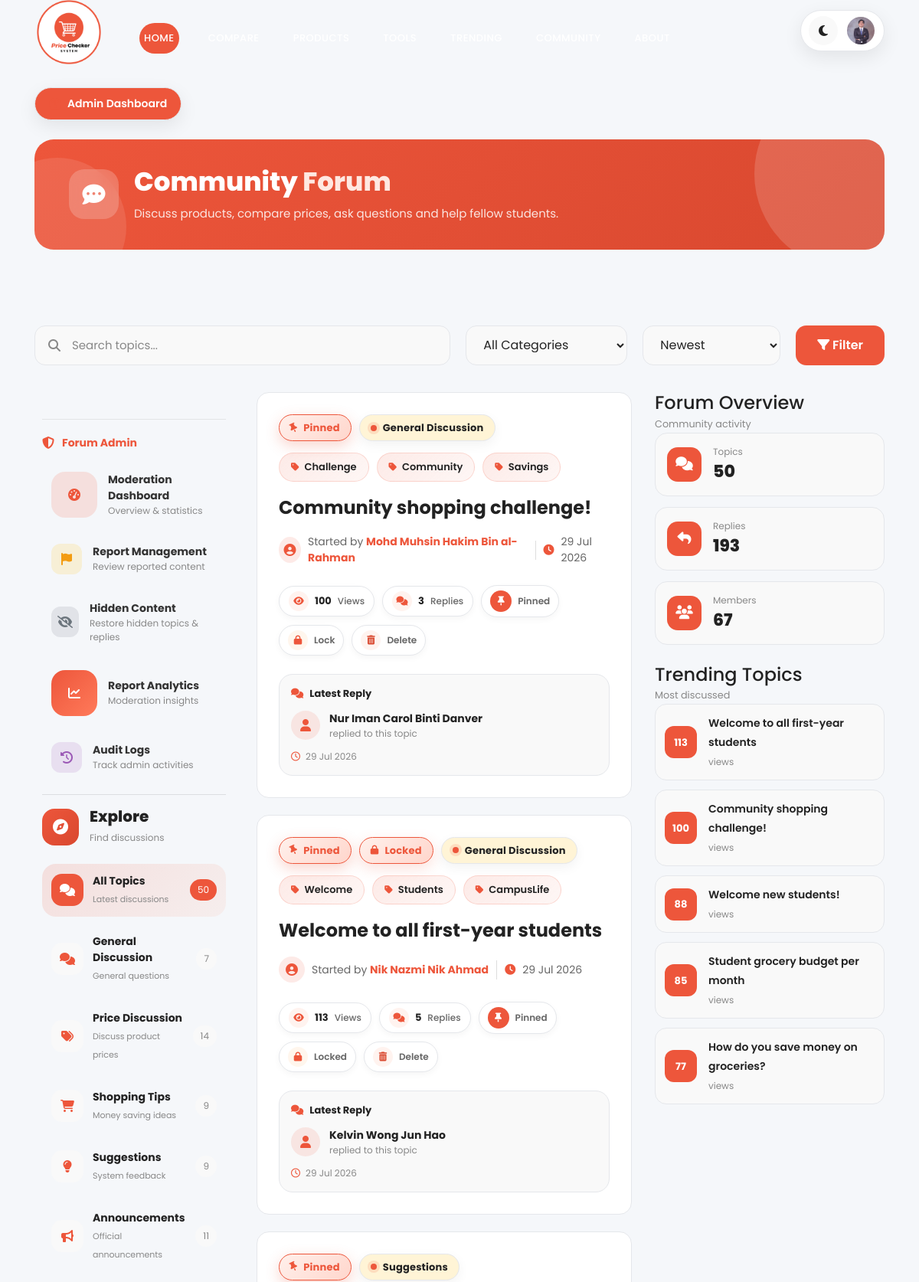
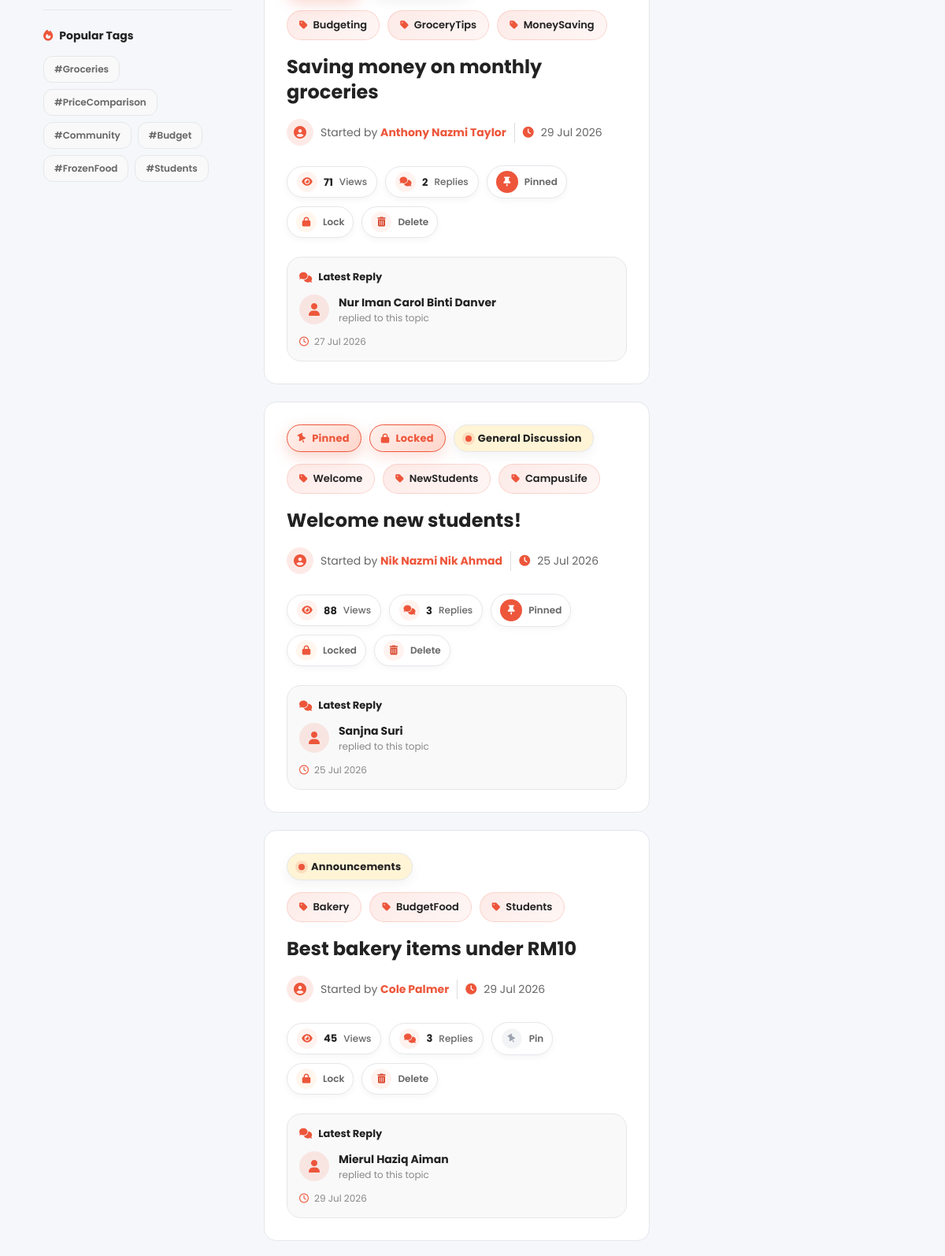
Screenshot of /src/admin/forum.php (signed in, upper part) with the database file from the repository (2 pictures, top to bottom).
### tables this page shows
CREATE TABLE `forumcategory` (
  `categoryID` int(11) NOT NULL,
  `categoryName` varchar(100) NOT NULL,
  `categoryDescription` varchar(255) DEFAULT NULL,
  `created_at` timestamp NOT NULL DEFAULT current_timestamp()
);

CREATE TABLE `forumtopic` (
  `topicID` int(11) NOT NULL,
  `studentID` int(11) NOT NULL,
  `categoryID` int(11) NOT NULL,
  `topicTitle` varchar(200) NOT NULL,
  `topicContent` text NOT NULL,
  `views` int(11) DEFAULT 0,
  `isPinned` tinyint(1) DEFAULT 0,
  `isLocked` tinyint(1) DEFAULT 0,
  `status` enum('Active','Hidden') DEFAULT 'Active',
  `created_at` timestamp NOT NULL DEFAULT current_timestamp(),
  `updated_at` timestamp NOT NULL DEFAULT current_timestamp() ON UPDATE current_timestamp(),
  `topicTags` varchar(255) DEFAULT NULL
);

CREATE TABLE `student` (
  `studentID` int(11) NOT NULL,
  `fullName` varchar(255) NOT NULL,
  `username` varchar(255) NOT NULL,
  `email` varchar(255) NOT NULL,
  `password` varchar(255) NOT NULL,
  `studentIMG` varchar(255) NOT NULL,
  `logStatus` varchar(255) NOT NULL,
  `created_at` timestamp NOT NULL DEFAULT current_timestamp()
);

### src/includes/forum/forumTopicStats.php (the view)
<div class="topic-stats">
    <span class="stat-chip views-chip">
        <i class="fa-solid fa-eye"></i>
        <strong>
            <?php echo $post['views']; ?>
        </strong>
        <small>
            Views
        </small>
    </span>
    <a class="topic-stat-link stat-chip replies-chip"
       href="../<?php echo $pageType; ?>/viewTopic.php?id=<?php echo $post['topicID']; ?>">
        <i class="fa-solid fa-comments"></i>
        <strong>
            <?php echo $post['totalReplies']; ?>
        </strong>
        <small>
            Replies
        </small>
    </a>
    <?php if(!$isAdmin){ ?>
        <span class="stat-chip like-chip">
            <a href="#"
               class="like-btn"
               data-id="<?php echo $post['topicID']; ?>">
                <i class="<?php echo $post['userLiked']
                ? 'fa-solid fa-heart'
                : 'fa-regular fa-heart'; ?>">
                </i>
            </a>
            <span class="like-count">
                <?php echo $post['totalLikes'] ?? 0; ?>
            </span>
        </span>
        <span class="stat-chip bookmark-chip">
            <a href="#"
               class="bookmark-btn"
               data-id="<?php echo $post['topicID']; ?>">
                <i class="<?php echo $post['userBookmarked']
                ? 'fa-solid fa-bookmark'
                : 'fa-regular fa-bookmark'; ?>">
                </i>
            </a>
            <span class="bookmark-count">
                <?php echo $post['totalBookmarks'] ?? 0; ?>
            </span>
        </span>
        <?php if($post['studentID']==$studentID){ ?>
            <?php include(__DIR__ . "/forumTopicOwnerActions.php"); ?>
        <?php } ?>
    <?php } else { ?>
        <span class="stat-chip admin-chip">
            <a href="#"
            class="pin-topic <?php echo $post['isPinned'] ? 'active' : ''; ?>"
            data-id="<?php echo $post['topicID']; ?>">
                <i class="fa-solid fa-thumbtack"></i>
            </a>
            <span class="pin-label">
                <?php echo $post['isPinned'] ? "Pinned" : "Pin"; ?>
            </span>
        </span>
        <span class="stat-chip admin-chip">
            <a href="#"
            class="lock-topic"
            data-id="<?php echo $post['topicID']; ?>">
                <i class="fa-solid fa-lock"></i>
            </a>
            <span class="lock-label">
                <?php echo $post['isLocked'] ? "Locked" : "Lock"; ?>
            </span>
        </span>
        <span class="stat-chip admin-chip delete-chip">
            <a href="#"
            class="delete-topic"
            data-id="<?php echo $post['topicID']; ?>">
                <i class="fa-solid fa-trash-can"></i>
            </a>
            <span>
                Delete
            </span>
        </span>
    <?php } ?>
</div>

### src/student/includes/header.php (shortened to what the rows shown need)
<header class="header-area header-sticky">
    <div class="container">
        <div class="row">
            <div class="col-12">
                <nav class="main-nav">
                    <div class="user-actions">
                        <div class="dropdown">
                            <img src="<?php echo $img; ?>"
                                 class="profile-avatar">
                        </div>
                    </div>
                </nav>
            </div>
        </div>
    </div>
</header>

### src/includes/forum/forumLeftSidebar.php (shortened to what the rows shown need)
<?php
$categorySQL = "
SELECT
c.categoryID,
c.categoryName,
c.categoryDescription,
COUNT(t.topicID) AS totalTopics
FROM forumcategory c
LEFT JOIN forumtopic t
ON c.categoryID = t.categoryID
AND t.status='Active'
GROUP BY c.categoryID
ORDER BY c.categoryID ASC
";
$categoryResult=mysqli_query($conn,$categorySQL);
?>
<div class="forum-left">
<div class="forum-box community-box">
    <div class="category-list">
        <?php while($category=mysqli_fetch_assoc($categoryResult)){ ?>
        <?php
        $categoryIcons=[
            1=>"fa-comments",
            2=>"fa-tags",
            3=>"fa-cart-shopping",
            4=>"fa-lightbulb",
            5=>"fa-bullhorn"
        ];
        $icon=$categoryIcons[$category['categoryID']] ?? "fa-folder";
        ?>
        <a href="../<?php echo $pageType; ?>/forum.php?category=<?php echo $category['categoryID']; ?>"
        class="category-item
        <?php
        echo (isset($_GET['category'])
        && $_GET['category']==$category['categoryID'])
        ? 'active':'';
        ?>">
            <div class="category-icon">
                <i class="fa-solid <?php echo $icon; ?>"></i>
            </div>
            <div class="category-info">
                <strong>
                    <?php echo htmlspecialchars($category['categoryName']); ?>
                </strong>
                <small>
                    <?php echo htmlspecialchars($category['categoryDescription']); ?>
                </small>
            </div>
            <span>
                <?php echo $category['totalTopics']; ?>
            </span>
        </a>
        <?php } ?>
    </div>
</div>
</div>

### src/includes/forum/forumTopicList.php (shortened to what the rows shown need)
<div class="forum-main">
    <?php while($post=mysqli_fetch_assoc($communityPosts)){ ?>
        <?php include("forumTopicCard.php"); ?>
    <?php } ?>
</div>

### src/includes/forum/forumTopicCard.php (shortened to what the rows shown need)
<div class="topic-card">
    <div class="topic-top">
        <?php include(__DIR__ . "/forumTopicBadges.php"); ?>
    </div>
    <?php include(__DIR__ . "/forumTopicTags.php"); ?>
    <h3 class="topic-title">
        <a href="../<?php echo $pageType; ?>/viewTopic.php?id=<?php echo $post['topicID']; ?>">
            <?php echo htmlspecialchars($post['topicTitle']); ?>
        </a>
    </h3>
    <?php include(__DIR__ . "/forumTopicAuthor.php"); ?>
    <?php include(__DIR__ . "/forumTopicStats.php"); ?>
    <?php include(__DIR__ . "/forumTopicLastReply.php"); ?>
</div>

### src/includes/forum/forumTopicBadges.php
<div class="topic-badges">
    <?php if($post['isPinned']){ ?>
        <span class="pin-badge">
            <i class="fa-solid fa-thumbtack"></i>
            <span>Pinned</span>
        </span>
    <?php } ?>
    <?php if($post['isLocked']){ ?>
        <span class="lock-badge">
            <i class="fa-solid fa-lock"></i>
            <span>Locked</span>
        </span>
    <?php } ?>
    <span class="category-badge">
        <span class="category-dot"></span>
        <?php echo htmlspecialchars($post['categoryName']); ?>
    </span>
</div>

### src/includes/forum/forumTopicTags.php (shortened to what the rows shown need)
<?php
$tags = explode(",", $post['topicTags']);
?>
<div class="topic-tags">
<?php foreach($tags as $tag){
    $tag = trim($tag);
?>
    <span class="topic-tag">
        <i class="fa-solid fa-tag"></i>
        <?php echo htmlspecialchars($tag); ?>
    </span>
<?php } ?>
</div>

### src/includes/forum/forumTopicAuthor.php (shortened to what the rows shown need)
<div class="topic-author">
    <div class="author-info">
        <span class="author-icon">
            <i class="fa fa-user-circle"></i>
        </span>
        <span>
            Started by
            <strong>
                <?php echo htmlspecialchars($post['fullName']); ?>
            </strong>
        </span>
    </div>
    <div class="date-info">
            <i class="fa-solid fa-clock"></i>
        <span>
            <?php echo date("d M Y",strtotime($post['created_at'])); ?>
        </span>
    </div>
</div>

### src/includes/forum/forumTopicLastReply.php (shortened to what the rows shown need)
<br>
<div class="topic-last-reply">
<?php if(!empty($post['lastReplyDate'])){ ?>
    <div class="last-reply-header">
        <i class="fa-solid fa-comments"></i>
        <span>
            Latest Reply
        </span>
    </div>
    <div class="last-reply-user">
        <div class="reply-mini-avatar">
            <i class="fa-solid fa-user"></i>
        </div>
        <div>
            <strong>
                <?php echo htmlspecialchars($post['lastReplyBy']); ?>
            </strong>
            <small>
                replied to this topic
            </small>
        </div>
    </div>
    <div class="last-reply-date">
        <i class="fa-regular fa-clock"></i>
        <?php echo date(
            "d M Y",
            strtotime($post['lastReplyDate'])
        ); ?>
    </div>
<?php } ?>
</div>

### src/includes/forum/forumRightSidebar.php (shortened to what the rows shown need)
<div class="forum-right">
    <div class="forum-box trending-box">
        <div class="trending-list">
        <?php while($trend=mysqli_fetch_assoc($trendingTopics)){ ?>
            <a href="../<?php echo $pageType; ?>/viewTopic.php?id=<?php echo $trend['topicID']; ?>">
                <div class="trend-number">
                    <?php echo $trend['views']; ?>
                </div>
                <div class="trend-content">
                    <p>
                    <?php echo htmlspecialchars($trend['topicTitle']); ?>
                    </p>
                    <span>
                        views
                    </span>
                </div>
            </a>
        <?php } ?>
        </div>
    </div>
</div>

### rows the page displays
forumcategory: categoryName "General Discussion", categoryDescription "General questions", totalTopics "7"
forumcategory: categoryName "Price Discussion", categoryDescription "Discuss product prices", totalTopics "14"
forumcategory: categoryName "Shopping Tips", categoryDescription "Money saving ideas", totalTopics "9"
forumcategory: categoryName "Suggestions", categoryDescription "System feedback", totalTopics "9"
forumcategory: categoryName "Announcements", categoryDescription "Official announcements", totalTopics "11"
forumtopic: isPinned 1 (drawn), categoryID.categoryName "General Discussion", topicTags "Challenge", topicTags "Community", topicTags "Savings", topicTitle "Community shopping challenge!", studentID.fullName "Mohd Muhsin Hakim Bin al-Rahman", created_at "29 Jul 2026", views "100", totalReplies "3", isLocked "Lock", lastReplyBy "Nur Iman Carol Binti Danver", lastReplyDate "29 Jul 2026"
forumtopic: isPinned 1 (drawn), isLocked 1 (drawn), categoryID.categoryName "General Discussion", topicTags "Welcome", topicTags "Students", topicTags "CampusLife", topicTitle "Welcome to all first-year students", studentID.fullName "Nik Nazmi Nik Ahmad", created_at "29 Jul 2026", views "113", totalReplies "5", lastReplyBy "Kelvin Wong Jun Hao", lastReplyDate "29 Jul 2026"
forumtopic: isPinned 1 (drawn), categoryID.categoryName "Suggestions", topicTags "Budgeting", topicTags "GroceryTips", topicTags "MoneySaving", topicTitle "Saving money on monthly groceries", studentID.fullName "Anthony Nazmi Taylor", created_at "29 Jul 2026", views "71", totalReplies "2", isLocked "Lock", lastReplyBy "Nur Iman Carol Binti Danver", lastReplyDate "27 Jul 2026"
forumtopic: isPinned 1 (drawn), isLocked 1 (drawn), categoryID.categoryName "General Discussion", topicTags "Welcome", topicTags "NewStudents", topicTags "CampusLife", topicTitle "Welcome new students!", studentID.fullName "Nik Nazmi Nik Ahmad", created_at "25 Jul 2026", views "88", totalReplies "3", lastReplyBy "Sanjna Suri", lastReplyDate "25 Jul 2026"
forumtopic: categoryID.categoryName "Announcements", topicTags "Bakery", topicTags "BudgetFood", topicTags "Students", topicTitle "Best bakery items under RM10", studentID.fullName "Cole Palmer", created_at "29 Jul 2026", views "45", totalReplies "3", isPinned "Pin", isLocked "Lock", lastReplyBy "Mierul Haziq Aiman", lastReplyDate "29 Jul 2026"
forumtopic: views "85", topicTitle "Student grocery budget per month"
forumtopic: views "77", topicTitle "How do you save money on groceries?"

### other values shown
$dashboardText "Admin Dashboard"
$totalTopic['total'] "50"
$tag "Groceries"
$tag "PriceComparison"
$tag "Community"
$tag "Budget"
$tag "FrozenFood"
$tag "Students"
$totalTopics "50"
$totalReplies "193"
$totalMembers "67"
